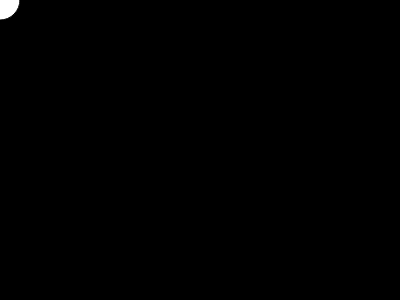
Frame 1 (no input)
Frame 60 (no input): identical to frame 1, image omitted
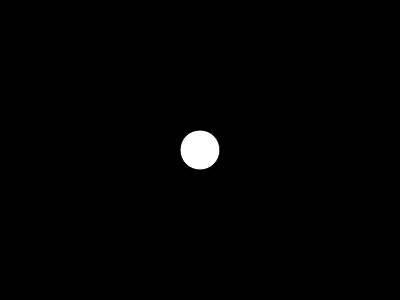
Frame 120 (the mouse pressed at the canvas centre since frame 60)

The p5.js sketch that drew these frames (run headless with seeded random() and noise() and a simulated clock; from frame 60 on, the mouse is pressed at the canvas centre):

// p5.js sketch
// ── sketch.js
function setup() {
    createCanvas(400, 300);
}

function draw() {
    background(0);
    // mouseX and mouseY are variables that store the current coordinates of the mouse
    circle(mouseX, mouseY, 40);
}

// ── mouseCircle.html
<!DOCTYPE html>
<html lang="en">
  <head>
    <meta charset="utf-8" />
    <meta name="viewport" content="width=device-width, initial-scale=1.0">

    <title>W2 Lecture 1 - mouseCircle</title>

    <link rel="stylesheet" type="text/css" href="./lib/main-styles.css">

    <script src="./lib/p5.js"></script>
  </head>

  <body>
    <script src="sketch.js"></script>
  </body>
</html>
